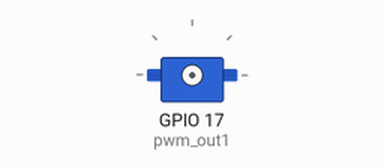
This program was run on a simulated Raspberry Pi (BCM pin numbers). Parts: servo. Servo angles are drawn from the pulse width (0.5 ms = 0°, 2.5 ms = 180°).

Above: at 0.05 s.
At 1.25 s:
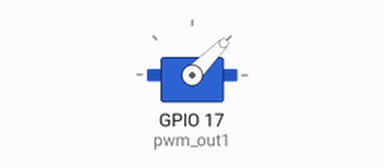
At 1.85 s:
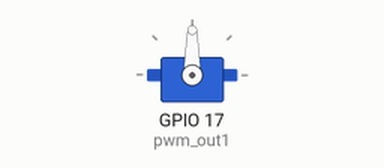
At 2.5 s:
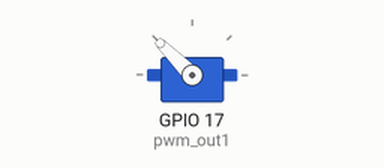
Timing chart, 0 to 5.8 s (numbered marks = the images above):
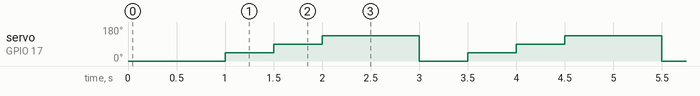

Measured:
- by itself, servo on GPIO 17 (pwm_out1): repeats every 2.5 s: 90° 0.50 s, 135° 1.0 s, 0° 0.50 s, 45° 0.50 s

The program:

005_servo_control.py
```python
import RPi.GPIO as gp
import time

gp.setwarnings(False)
gp.setmode(gp.BCM)
gp.setup(17,gp.OUT)

pwm_out1 = gp.PWM(17,50)
pwm_out1.start(0)

while(1):
    pwm_out1.ChangeDutyCycle(0)
    time.sleep(0.5)
    pwm_out1.ChangeDutyCycle(2.5)
    time.sleep(0.5)
    pwm_out1.ChangeDutyCycle(5)
    time.sleep(0.5)
    pwm_out1.ChangeDutyCycle(7.5)
    time.sleep(0.5)
    pwm_out1.ChangeDutyCycle(10)
    time.sleep(0.5)


    
```
